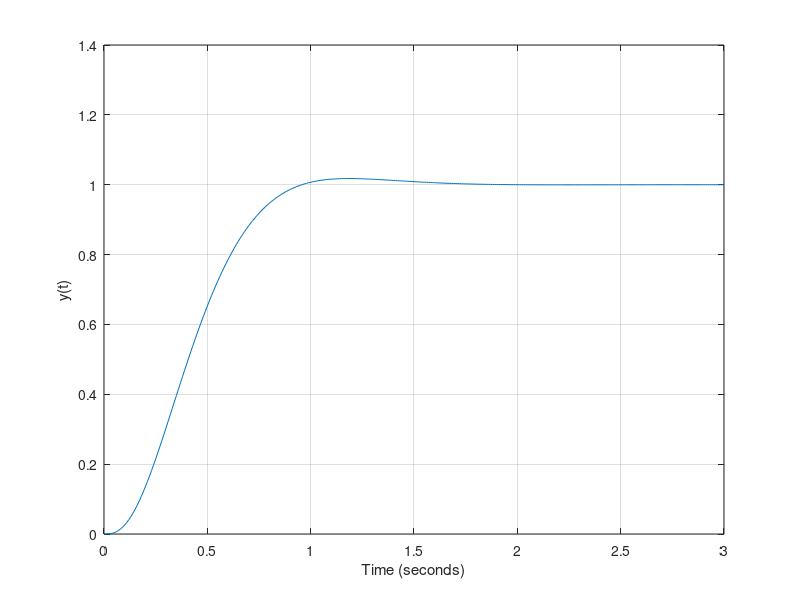

This figure's MATLAB source:
% Chapter 11: Figure 11.34
%
%   Step response for the automatic test system
%   with K=240, K1=1, K2=0.35, and K3=0.05.
%
K=240; K1=1; K2=0.35; K3=0.05;
A=[0 1 0;0 -1 1; -K*K1 -K*K2 -(5+K*K3)];
B=[0;0;K]; C=[1 0 0]; D=[0]; sys=ss(A,B,C,D);
t=[0:0.01:3];
y=step(sys,t); plot(t,y), grid
ylabel('y(t)'), xlabel('Time (seconds)')
